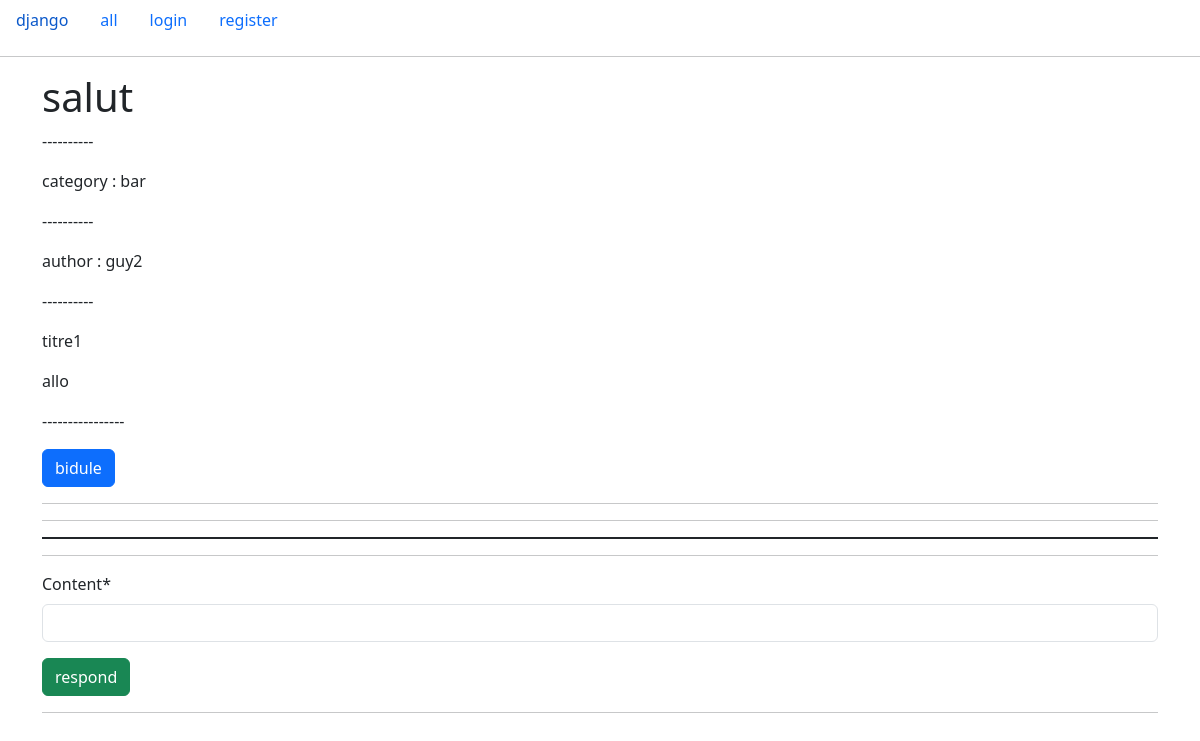
Page /siteweb/messages/1 on the committed database.
### siteweb/models.py (models this page shows, shortened)
class Message(models.Model):
    title = models.CharField(max_length=255)
    content = models.CharField(max_length=1000)
    author = models.ForeignKey(User, null=False, on_delete=models.CASCADE, default="missing_author")
    category = models.ForeignKey(Category, null=True, on_delete=models.SET_NULL)

class Category(models.Model):
    name = models.CharField(max_length=200)

class User(AbstractUser):
    username = models.CharField(max_length=100, unique=True)
    USERNAME_FIELD = 'username'

### siteweb/views.py (the view)
# urls.py: path('messages/<str:id>', views.show_message, name='show_message'),
def show_message(request, id):
    message = Message.objects.get(id=id)
    responseForm = ResponseForm()
    return render(request, 'siteweb/show.html', {"message": message, "responseForm": responseForm})

### siteweb/forms.py
class ResponseForm(ModelForm):
    class Meta:
        model = Response
        fields = ['content']

### siteweb/templates/siteweb/show.html (shortened to what this page needs)
{% extends 'siteweb/base.html' %}
{% block content %}
{% load crispy_forms_tags %}
<h1>salut</h1>
<p>----------</p>
    <p>category : {{ message.category.name }}</p>
<p>----------</p>
    <p>author : {{ message.author.username }}</p>
<p>----------</p>
    <p>{{ message.title }}</p>
   <p>{{ message.content }}</p>
<p>----------------</p>
<a class="btn btn-primary" href="{% url 'home_bidule' %}">bidule</a>
    <hr>
    <hr>
    <div class="border border-dark">
    </div>
    <hr>
    <form action="{% url 'response_message' message.id %}" method="post" class="form">
        {{ responseForm|crispy }}
        <button type="submit" class="btn btn-success">respond</button>
    </form>
    <hr>
{% endblock %}

### rows in the picture
Message: category.name "bar", author.username "guy2", title "titre1", content "allo"
